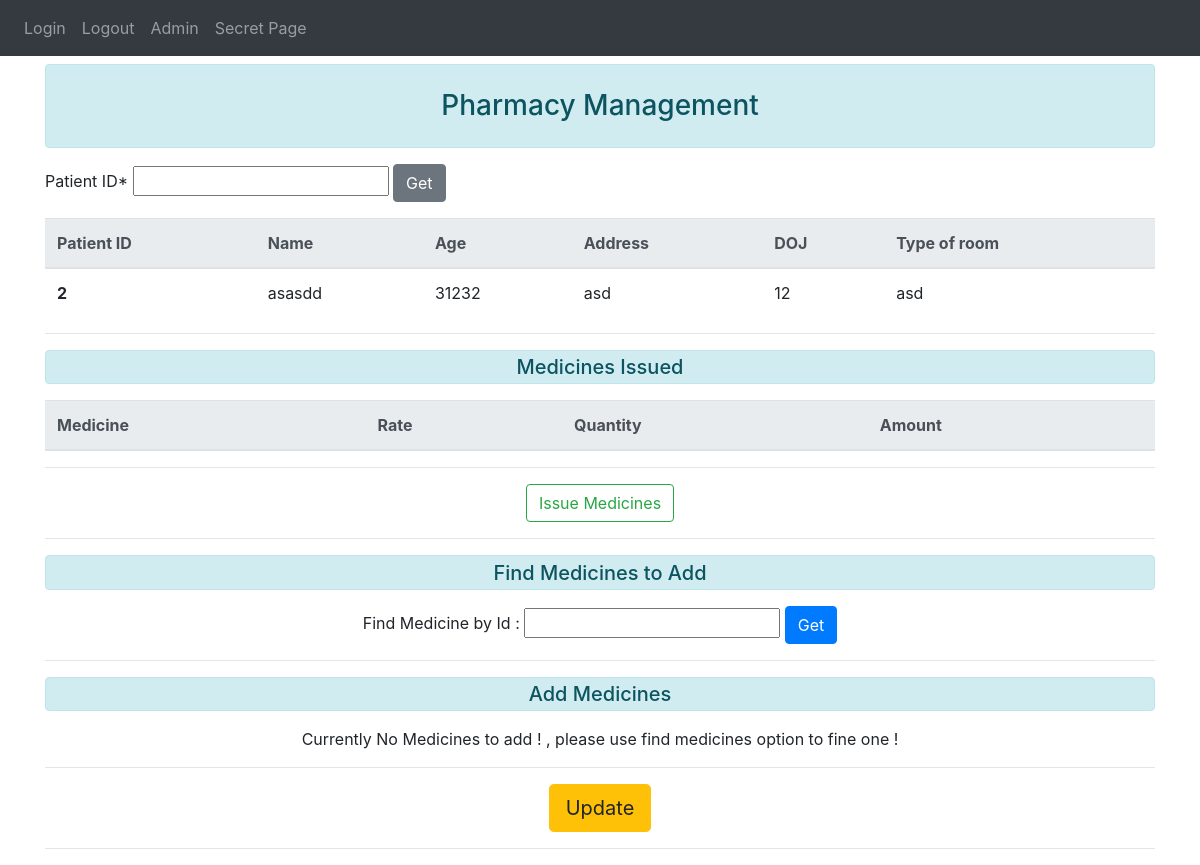
The app's page /pharmacy/get_details?patientid=2 with its own data.
### root/Modules/Models/userstore.py (models this page shows)
class Patient(db.Model):
    ssn_id = db.Column(db.String(50), unique=True)
    patient_id = db.Column(db.Integer, primary_key=True)
    name = db.Column(db.String(80))
    age = db.Column(db.Integer)
    admission_date = db.Column(db.Integer)
    bed_type = db.Column(db.String(15))
    address = db.Column(db.String(200))
    city = db.Column(db.String(50))
    state = db.Column(db.String(50))
    status = db.Column(db.String(15))
    med_list = db.relationship('Track_Medicines', backref='patient', lazy=True)

### root/Modules/Pharmacy/PharmacyRoutes.py (the view, shortened to what this page needs)
@pharmacyRoutes.route('/pharmacy/get_details', methods=['GET', 'POST'])
def get_details():
    if request.method == 'GET':
        id = int(request.args.get('patientid'))
        med_id = request.args.get('med_id')
        found_med = None
        avl = ""
        if med_id:
            found_med = Medicine_Master.query.get(med_id)
            if found_med:
            	avl = found_med.quantity
            	return render_template('pharmacy.html', data=Patient.query.get(id), id=id, avl=avl, found=found_med,)
        return render_template('pharmacy.html', data=Patient.query.get(id), id=id, avl=avl, meds_to_issue=meds_to_issue)

### root/Modules/Pharmacy/templates/pharmacy.html (shortened to what this page needs)
{% extends "Base.html" %}
{% block content %}
<div class="text-center alert alert-info my-2" style="padding: 0.2px 0.2px;">
  <h3 class="text-center my-4">Pharmacy Management</h3>
</div>
<form action="/pharmacy/get_details" method="GET" class="my-3">
    <label for="patientid">Patient ID*</label>
    <input type="text" id="patientid" name="patientid" required>
  <button class="btn btn-secondary" id="btn">Get</button>
</form>
{% if data %}
  <table class="table">
    <thead class="thead-light">
      <tr>
        <th scope="col">Patient ID</th>
        <th scope="col">Name</th>
        <th scope="col">Age</th>
        <th scope="col">Address</th>
        <th scope="col">DOJ</th>
        <th scope="col">Type of room</th>
      </tr>
    </thead>
    <tbody>
      <tr>
          <th scope="row">{{ data.patient_id }}</th>
          <td>{{ data.name }}</td>
          <td>{{ data.age }}</td>
          <td>{{ data.address }}</td>
          <td>{{ data.admission_date }}</td>
          <td>{{ data.bed_type }}</td>
      </tr>
    </tbody>
  </table>
  <hr>
  <div class="text-center">
    <div class="alert alert-info" style="padding: 0.2px 0.2px;">
      <h5 class="my-1">Medicines Issued</h5>
    </div>
  </div>
  <table class="table">
        <thead class="thead-light">
          <tr>
              <th scope="col">Medicine</th>
              <th scope="col">Rate</th>
              <th scope="col">Quantity</th>
              <th scope="col">Amount</th>
          </tr>
      </thead>
  </table>
  <hr>
  <div class="text-center"><button class="btn btn-md btn-outline-success">Issue Medicines</button> </div>
  <hr>
  <div class="text-center">
    <div class="alert alert-info" style="padding: 0.2px 0.2px;">
      <h5 class="my-1">Find Medicines to Add </h5>
    </div>
  </div>
  <form action="/pharmacy/get_details" method="GET" class="text-center">
      <label for="med_id">
        Find Medicine by Id :
      </label>
      <input type="text" id="med_id" name="med_id" >
      <button class="btn btn-md btn-primary" type="submit">Get</button>
  </form>
  <hr>
  <div class="text-center">
    <div class="alert alert-info" style="padding: 0.2px 0.2px;">
      <h5 class="my-1">Add Medicines</h5>
    </div>
  </div>
  {% if found %}
  <form action="/pharmacy/get_details" method="POST">
    <table class="table">
      <thead class="thead-light">
        <input type="hidden" class="form-control" name="patientid" id="patientid" value="{{id}}">
        <tr>
          <th scope="col">Id</th>
          <th scope="col">Name</th>
          <th scope="col">Availability</th>
          <th scope="col">Qty.</th>
          <th scope="col">Add</th>
        </tr>
      </thead>
      <tbody>
        <tr>
          <td>
            <input type="text" class="form-control" name="med_id" value="{{found.med_id}}" readonly>
          </td>
          <td>
            <input type="text" class="form-control" name="med_name" value="{{found.med_name}}" readonly>
          </td>
          <td>
            <input type="text" class="form-control" name="available" value="{{avl}}" readonly>
          </td>
          <td>
            <input name="med_qty_req" class="form-control" type="number" max="{{avl}}" required >
          </td>
          <td>
            <button class="btn btn-md btn-primary" type="submit">Add</button>
          </td>
        </tr>
      </tbody>
    </table>
  </form>
  {% else %}
  <div class="text-center">
    Currently No Medicines to add ! , please use find medicines option to fine one !
  </div>
  {% endif %}
  <hr>
  <div class="text-center">
    <button class="btn btn-warning btn-lg">Update</button>
  </div>
  <hr>
{% endif %}
{% endblock %}

### records on screen
Patient: patient_id "2", name "asasdd", age "31232", address "asd", admission_date "12", bed_type "asd"
